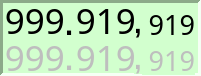
  <widget class="QFrame" name="frame_2">
   <property name="geometry">
    <rect>
     <x>60</x>
     <y>8</y>
     <width>201</width>
     <height>76</height>
    </rect>
   </property>
   <property name="font">
    <font>
     <kerning>true</kerning>
    </font>
   </property>
   <property name="styleSheet">
    <string notr="true">background-color: rgb(210, 255, 206);</string>
   </property>
   <property name="frameShape">
    <enum>QFrame::Panel</enum>
   </property>
   <property name="frameShadow">
    <enum>QFrame::Sunken</enum>
   </property>
   <property name="lineWidth">
    <number>3</number>
   </property>
   <widget class="QLabel" name="label">
    <property name="geometry">
     <rect>
      <x>65</x>
      <y>14</y>
      <width>10</width>
      <height>21</height>
     </rect>
    </property>
    <property name="font">
     <font>
      <pointsize>22</pointsize>
      <weight>75</weight>
      <bold>true</bold>
     </font>
    </property>
    <property name="text">
     <string>.</string>
    </property>
   </widget>
   <widget class="QLabel" name="label_2">
    <property name="geometry">
     <rect>
      <x>134</x>
      <y>8</y>
      <width>10</width>
      <height>30</height>
     </rect>
    </property>
    <property name="font">
     <font>
      <pointsize>20</pointsize>
      <weight>75</weight>
      <bold>true</bold>
     </font>
    </property>
    <property name="text">
     <string>,</string>
    </property>
   </widget>
   <widget class="QLabel" name="label_3">
    <property name="enabled">
     <bool>false</bool>
    </property>
    <property name="geometry">
     <rect>
      <x>65</x>
      <y>49</y>
      <width>10</width>
      <height>21</height>
     </rect>
    </property>
    <property name="font">
     <font>
      <pointsize>22</pointsize>
      <weight>75</weight>
      <bold>true</bold>
     </font>
    </property>
    <property name="text">
     <string>.</string>
    </property>
   </widget>
   <widget class="QLabel" name="label_4">
    <property name="enabled">
     <bool>false</bool>
    </property>
    <property name="geometry">
     <rect>
      <x>134</x>
      <y>44</y>
      <width>10</width>
      <height>30</height>
     </rect>
    </property>
    <property name="font">
     <font>
      <pointsize>20</pointsize>
      <weight>75</weight>
      <bold>true</bold>
     </font>
    </property>
    <property name="text">
     <string>,</string>
    </property>
   </widget>
   <widget class="QLabel" name="lbl_Amhz">
    <property name="geometry">
     <rect>
      <x>5</x>
      <y>5</y>
      <width>60</width>
      <height>30</height>
     </rect>
    </property>
    <property name="font">
     <font>
      <family>Droid Sans</family>
      <pointsize>26</pointsize>
     </font>
    </property>
    <property name="text">
     <string>999</string>
    </property>
    <property name="alignment">
     <set>Qt::AlignRight|Qt::AlignTrailing|Qt::AlignVCenter</set>
    </property>
   </widget>
   <widget class="QLabel" name="lbl_Akhz">
    <property name="geometry">
     <rect>
      <x>74</x>
      <y>5</y>
      <width>62</width>
      <height>30</height>
     </rect>
    </property>
    <property name="font">
     <font>
      <family>Droid Sans</family>
      <pointsize>26</pointsize>
      <weight>50</weight>
      <bold>false</bold>
     </font>
    </property>
    <property name="text">
     <string>919</string>
    </property>
    <property name="alignment">
     <set>Qt::AlignRight|Qt::AlignTrailing|Qt::AlignVCenter</set>
    </property>
   </widget>
   <widget class="QLabel" name="lbl_Ahz">
    <property name="geometry">
     <rect>
      <x>142</x>
      <y>9</y>
      <width>53</width>
      <height>30</height>
     </rect>
    </property>
    <property name="font">
     <font>
      <family>Droid Sans</family>
      <pointsize>20</pointsize>
      <italic>false</italic>
     </font>
    </property>
    <property name="text">
     <string>919</string>
    </property>
    <property name="alignment">
     <set>Qt::AlignRight|Qt::AlignTrailing|Qt::AlignVCenter</set>
    </property>
   </widget>
   <widget class="QLabel" name="lbl_Bkhz">
    <property name="enabled">
     <bool>false</bool>
    </property>
    <property name="geometry">
     <rect>
      <x>74</x>
      <y>42</y>
      <width>62</width>
      <height>30</height>
     </rect>
    </property>
    <property name="font">
     <font>
      <family>Droid Sans</family>
      <pointsize>26</pointsize>
      <weight>50</weight>
      <italic>false</italic>
      <bold>false</bold>
      <strikeout>false</strikeout>
     </font>
    </property>
    <property name="text">
     <string>919</string>
    </property>
    <property name="alignment">
     <set>Qt::AlignRight|Qt::AlignTrailing|Qt::AlignVCenter</set>
    </property>
   </widget>
   <widget class="QLabel" name="lbl_Bmhz">
    <property name="enabled">
     <bool>false</bool>
    </property>
    <property name="geometry">
     <rect>
      <x>5</x>
      <y>42</y>
      <width>60</width>
      <height>30</height>
     </rect>
    </property>
    <property name="font">
     <font>
      <family>Droid Sans</family>
      <pointsize>26</pointsize>
      <italic>false</italic>
      <strikeout>false</strikeout>
     </font>
    </property>
    <property name="text">
     <string>999</string>
    </property>
    <property name="alignment">
     <set>Qt::AlignRight|Qt::AlignTrailing|Qt::AlignVCenter</set>
    </property>
   </widget>
   <widget class="QLabel" name="lbl_Bhz">
    <property name="enabled">
     <bool>false</bool>
    </property>
    <property name="geometry">
     <rect>
      <x>142</x>
      <y>45</y>
      <width>53</width>
      <height>30</height>
     </rect>
    </property>
    <property name="font">
     <font>
      <family>Droid Sans</family>
      <pointsize>20</pointsize>
      <italic>false</italic>
      <strikeout>false</strikeout>
     </font>
    </property>
    <property name="text">
     <string>919</string>
    </property>
    <property name="alignment">
     <set>Qt::AlignRight|Qt::AlignTrailing|Qt::AlignVCenter</set>
    </property>
   </widget>
  </widget>
